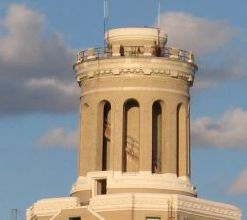
#> input picture cmu2.jpg, 247 x 220 px
$ jupyter execute --allow-errors direct_image.ipynb
#> lines starting #> are read from the running program, lines starting #| are printed output that depends on the picture
[cell 1]
# I'm just going to optimize with numerical gradients
import numpy as np
import scipy.optimize as opt
import scipy.ndimage

# for viewing
import matplotlib.pyplot as plt

# for warping
import skimage.io
from skimage.transform import rescale, warp, AffineTransform,EuclideanTransform
from skimage import filters, feature
from skimage.measure import ransac

[cell 2]
# load image, turn into [0,1] and shrink the giant one
template_orig = rescale(skimage.io.imread('cmu2.jpg').astype(np.float32)/255,0.5)
source_orig = rescale(skimage.io.imread('cmu1.jpg').astype(np.float32)/255,0.1)
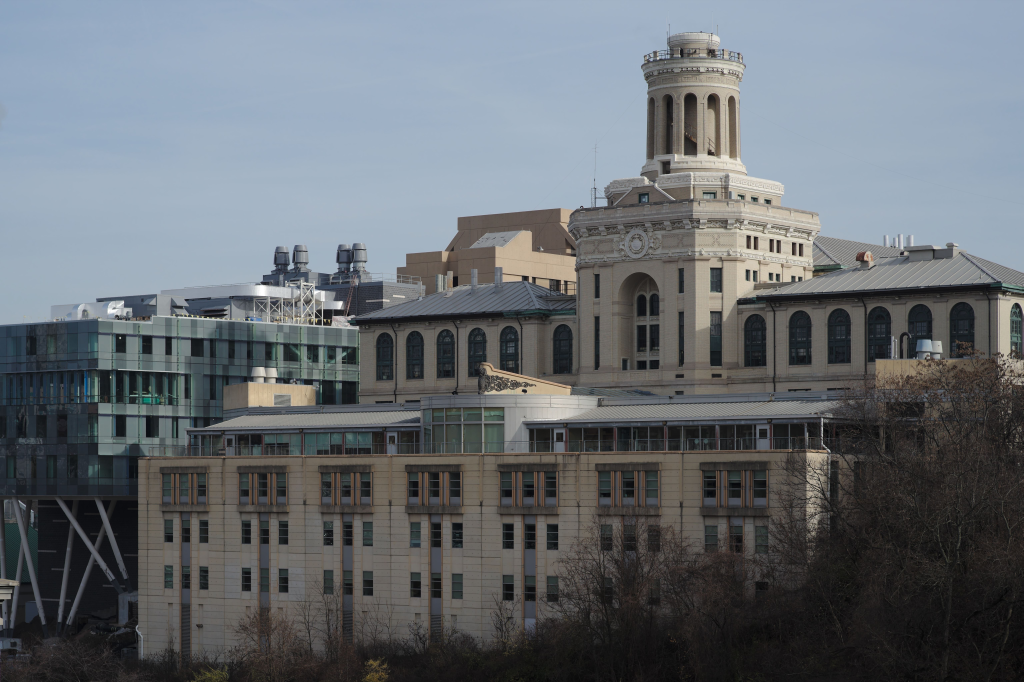
#> input picture cmu1.jpg, 6139 x 4092 px (shown at 1/6 size)
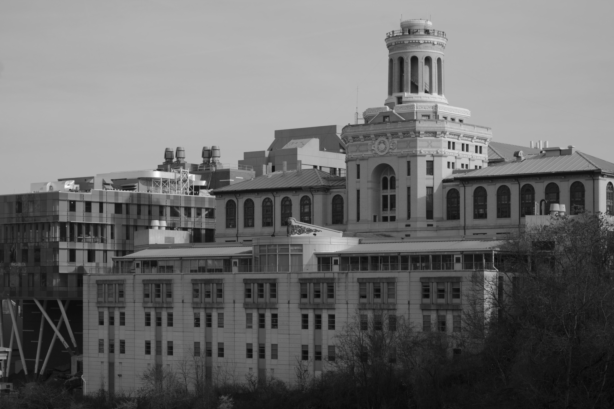
#> source_orig: shape (409, 614, 1) float32; min 0.0296, max 0.998, mean 0.422


source_orig.shape,template_orig.shape
#> Out = ((409, 614, 1), (110, 124, 2))
